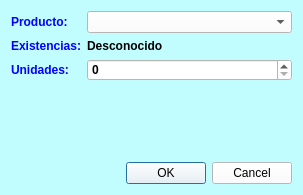
<?xml version="1.0" encoding="UTF-8"?>
<ui version="4.0">
 <class>EgresoForm</class>
 <widget class="QWidget" name="EgresoForm">
  <property name="geometry">
   <rect>
    <x>0</x>
    <y>0</y>
    <width>303</width>
    <height>195</height>
   </rect>
  </property>
  <property name="windowTitle">
   <string>Form</string>
  </property>
  <property name="styleSheet">
   <string notr="true">background-color: rgb(193, 252, 255);</string>
  </property>
  <layout class="QGridLayout" name="gridLayout">
   <item row="2" column="0">
    <widget class="QLabel" name="label_3">
     <property name="font">
      <font>
       <bold>true</bold>
      </font>
     </property>
     <property name="styleSheet">
      <string notr="true">
color: rgb(0, 0, 255);</string>
     </property>
     <property name="text">
      <string>Unidades:</string>
     </property>
    </widget>
   </item>
   <item row="2" column="1">
    <widget class="QSpinBox" name="spnUnidades">
     <property name="font">
      <font>
       <bold>true</bold>
      </font>
     </property>
     <property name="styleSheet">
      <string notr="true">color: rgb(0, 0, 0);
background-color: rgb(255, 255, 255);</string>
     </property>
    </widget>
   </item>
   <item row="1" column="1">
    <widget class="QLabel" name="lblExistencias">
     <property name="font">
      <font>
       <bold>true</bold>
      </font>
     </property>
     <property name="styleSheet">
      <string notr="true">color: rgb(0, 0, 0);</string>
     </property>
     <property name="text">
      <string>Desconocido</string>
     </property>
    </widget>
   </item>
   <item row="4" column="1">
    <widget class="QDialogButtonBox" name="buttonBox">
     <property name="font">
      <font>
       <bold>true</bold>
      </font>
     </property>
     <property name="styleSheet">
      <string notr="true">color: rgb(0, 0, 0);
background-color: rgb(255, 255, 255);</string>
     </property>
     <property name="standardButtons">
      <set>QDialogButtonBox::Cancel|QDialogButtonBox::Ok</set>
     </property>
    </widget>
   </item>
   <item row="0" column="0">
    <widget class="QLabel" name="label">
     <property name="font">
      <font>
       <bold>true</bold>
      </font>
     </property>
     <property name="styleSheet">
      <string notr="true">
color: rgb(0, 0, 255);</string>
     </property>
     <property name="text">
      <string>Producto:</string>
     </property>
    </widget>
   </item>
   <item row="1" column="0">
    <widget class="QLabel" name="label_2">
     <property name="font">
      <font>
       <bold>true</bold>
      </font>
     </property>
     <property name="styleSheet">
      <string notr="true">
color: rgb(0, 0, 255);</string>
     </property>
     <property name="text">
      <string>Existencias:</string>
     </property>
    </widget>
   </item>
   <item row="0" column="1">
    <widget class="QComboBox" name="cmbProductos">
     <property name="font">
      <font>
       <bold>true</bold>
      </font>
     </property>
     <property name="styleSheet">
      <string notr="true">color: rgb(0, 0, 0);
background-color: rgb(255, 255, 255);</string>
     </property>
    </widget>
   </item>
   <item row="3" column="1">
    <spacer name="verticalSpacer">
     <property name="orientation">
      <enum>Qt::Vertical</enum>
     </property>
     <property name="sizeHint" stdset="0">
      <size>
       <width>20</width>
       <height>40</height>
      </size>
     </property>
    </spacer>
   </item>
  </layout>
 </widget>
 <resources/>
 <connections/>
</ui>
